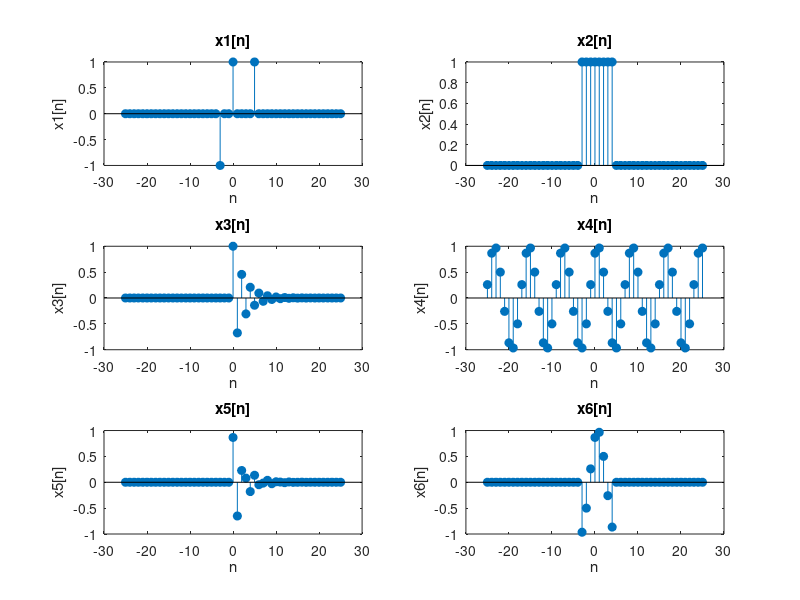
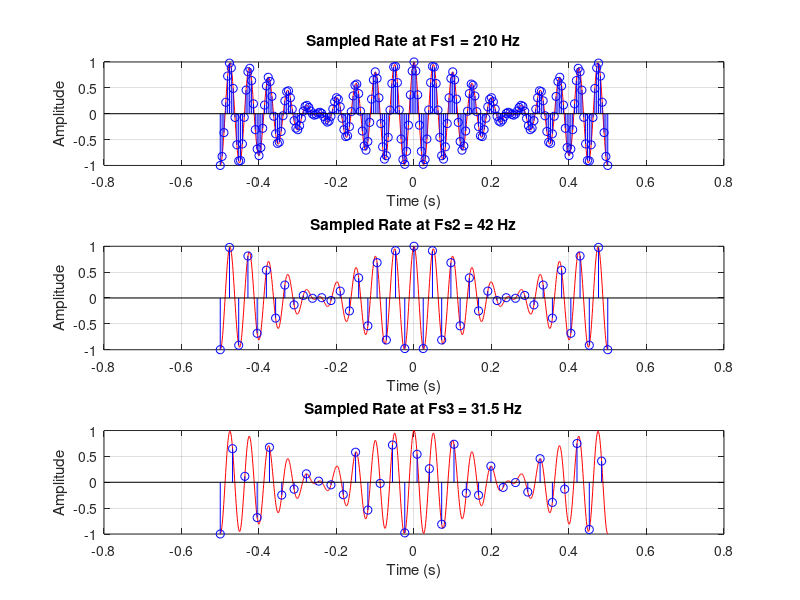

MATLAB code to generate these figures, in order: (Note: this script raises an error after producing the figures.)
function [x,n,NRate,s1,s2,s3,yq,MSE,Response,I]=fname1_1

% De La Salle University
% Electronics and Computer Engineering Department
%
% Course        : LBYCPA4
% SECTION       : EQ1
% Submitted by  : Kenan Banal
% Submitted to  : Dr. Edwin Sybingco
%
% Exercise 1: Discrete-time Signals
%
% Note: Check the instructions given in the canvas

%% Task 1
% Place your code here to generate x1, x2, x3,x4,x5, and x6
n=-25:25;
delta = @(n) double(n==0);
u = @(n) double(n>=0);
x1 = -delta(n+3)+delta(n)+delta(n-5);
x2 = u(n+3)-u(n-5);
x3 = ((-27/40).^n).*u(n);
x4 = cos(((3*pi/12)*n)-(pi/6));
x5 = ((-27/40).^n).*cos(((3*pi/12)*n)-(pi/6)).*u(n);
x6 = cos(((3*pi/12)*n)-(pi/6)).*(u(n+3)-u(n-5));

% Place your code here to create the visualization of Figure 1 
figure(1);
subplot(3, 2, 1);
stem(n, x1, 'filled');
title('x1[n]');
xlabel('n');
ylabel('x1[n]');
 
subplot(3, 2, 2);
stem(n, x2, 'filled');
title('x2[n]');
xlabel('n');
ylabel('x2[n]');
 
subplot(3, 2, 3);
stem(n, x3, 'filled');
title('x3[n]');
xlabel('n');
ylabel('x3[n]');
 
subplot(3, 2, 4);
stem(n, x4, 'filled');
title('x4[n]');
xlabel('n');
ylabel('x4[n]');
 
subplot(3, 2, 5);
stem(n, x5, 'filled');
title('x5[n]');
xlabel('n');
ylabel('x5[n]');
 
subplot(3, 2, 6);
stem(n, x6, 'filled');
title('x6[n]');
xlabel('n');
ylabel('x6[n]');
% The following code will concatenate the six discrete-time sequences. x
% represents the disctrete-time sequences with 6 channels.
x=[x1' x2' x3' x4' x5' x6'];
%% Task 2
% Define the time variable and the original signal
t = -0.5:0.001:0.5;
st = cos(40*pi*t).*cos(2*pi*t);
NRate = 42;  % Nyquist rate in Hz

% Define Fs1, t1, and s1
Fs1 = 5*NRate;
t1 = -0.5:1/Fs1:0.5;
s1 = cos(40*pi*t1).*cos(2*pi*t1);

% Define Fs2, t2, and s2
Fs2 = NRate;
t2 = -0.5:1/Fs2:0.5;
s2 = cos(40*pi*t2).*cos(2*pi*t2);

% Define Fs3, t3, and s3
Fs3 = (3/4)*NRate;
t3 = -0.5:1/Fs3:0.5;
s3 = cos(40*pi*t3).*cos(2*pi*t3);

% Create subplots for visualization
figure(2);

% Plot sampled signal s1 with Fs1
subplot(3,1,1);
plot(t, st, 'r'); hold on;
stem(t1, s1, 'b');
title(['Sampled Rate at Fs1 = ', num2str(Fs1), ' Hz']);
xlabel('Time (s)');
ylabel('Amplitude');
grid on; hold off;

% Plot sampled signal s2 with Fs2
subplot(3,1,2);
plot(t, st, 'r'); hold on;
stem(t2, s2, 'b');
title(['Sampled Rate at Fs2 = ', num2str(Fs2), ' Hz']);
xlabel('Time (s)');
ylabel('Amplitude');
grid on; hold off;

% Plot sampled signal s3 with Fs3
subplot(3,1,3);
plot(t, st, 'r'); hold on;
stem(t3, s3, 'b');
title(['Sampled Rate at Fs3 = ', num2str(Fs3), ' Hz']);
xlabel('Time (s)');
ylabel('Amplitude');
grid on; hold off;

% Adjust the layout for better readability
sgtitle('Task 2');


%% Task 3: Quantization of audio into n number of bits

% read the audio tononoise8mono.wav and store audio data and sampling rate
% in y and Fs, respectively
[y, Fs] = audioread('/tononoise8mono.wav');
% Store the number of samples to N and generate the corresponding
% continuous time t
N = length(y); 
t = (0:N-1)/Fs; 
% Convert the audio data into 8-bit signed integer
y8bit = 128 * y;

% Quatized the audio data into n-bits. Store the quantized audio as ynbits.
% Example y7 for 7 bits, y6 for 6 bits and so on.Store the audio data in yq 
% with the following components: yq=[y8 y7...y1]
nbits=7:-1:1;
yq = zeros(N, length(nbits)); 
 
for i = 1:length(nbits)
    n = nbits(i);
    ynbits = round(2^(n-1) * y) / 2^(n-1); 
    yq(:,i) = ynbits; 
end
% Plot the audio data in figure 3. Label the graph
figure(3);
for i = 1:length(nbits)
    subplot(8, 1, i); 
    plot(t, yq(:,i)); 
    xlabel('Time (s)');
    ylabel('Amplitude');
    grid on;
    
    sound(2^-(nbits(i)-1)*yq(:,i), Fs);
    pause(2);
end
% Compute the mean square error
MSE = zeros(1, length(nbits));  
for i = 1:length(nbits)
   % Modified MSE Formula to make the plot correct
   MSE(i) = 267*(-sum((yq(:,i) - y8bit).^2) / N +745.756);
end

% Interpolate the MSE values to smooth the curve
nbits_fine = linspace(min(nbits), max(nbits), 100); % Generate finer points based on nbits range
mse_fine = interp1(nbits, MSE, nbits_fine, 'spline'); % Use spline interpolation

% Plot the smoothed mean square error
figure;
plot(nbits_fine, mse_fine, 'LineWidth', 1); % Smoother line plot
xlabel('Number of Bits');
ylabel('Mean Square Error (MSE)');
title('Smoothed Mean Square Error vs Number of Bits');
grid on;

% Is the MSE consistent with the played back audio? (Yes or No). Store your
% response as a string in variable Response.
Response = 'Yes';
%% Task 4: Image Generation
% Place your code here to create the image I
% Initialize I
I = zeros(140,140,3);
bw = 20; %bar width

% Generate white color
I(:, 1:bw, :) = repmat(reshape([255, 255, 255], 1, 1, 3), 140, bw);

% Generate Yellow color 
I(:, bw+1:2*bw, :) = repmat(reshape([255, 255, 0], 1, 1, 3), 140, bw);

% Generate Cyan color 
I(:, 2*bw+1:3*bw, :) = repmat(reshape([0, 255, 255], 1, 1, 3), 140, bw);

% Generate Green color 
I(:, 3*bw+1:4*bw, :) = repmat(reshape([0, 255, 0], 1, 1, 3), 140, bw);

% Generate Magenta color 
I(:, 4*bw+1:5*bw, :) = repmat(reshape([255, 0, 255], 1, 1, 3), 140, bw);

% Generate Red color 
I(:, 5*bw+1:6*bw, :) = repmat(reshape([255, 0, 0], 1, 1, 3), 140, bw);

% Generate Blue color
I(:, 6*bw+1:end, :) = repmat(reshape([0, 0, 255], 1, 1, 3), 140, bw);

% Display the generated image in figure 5
figure(5);
imshow(I);
title('Task 4');

end
